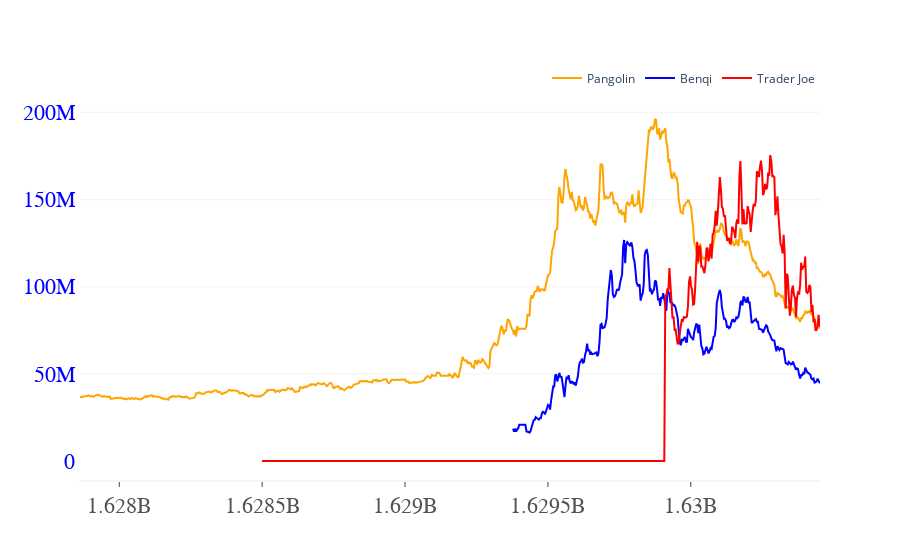

Notebook source saved alongside this figure:
### Code cell
import plotly.graph_objects as go
from plotly.subplots import make_subplots

fig = go.Figure()

fig.add_trace(go.Scatter(x=mc_dates, y=mc_values,
                    mode='lines',
                    name='Pangolin',
                    line_color='orange'))
fig.add_trace(go.Scatter(x=mc_dates2, y=mc_values2,
                    mode='lines',
                    name='Benqi',
                    line_color='blue'))
fig.add_trace(go.Scatter(x=mc_dates3, y=mc_values3,
                    mode='lines',
                    name='Trader Joe',
                    line_color='red'))


#eth_price = '$' + str(int(float((eth_price.json()[-1]['v']))))
'''
fig.add_trace(go.Scatter(x=tvl_dates, y=tvl_values,
                    mode='lines',
                    name='total value locked',
                    line_color='orange'))


fig.add_trace(go.Scatter(x=gn_date, y=gn_value,
                    mode='lines',
                    name='Ethereum Price'),secondary_y=True)
'''
fig.update_layout(
    xaxis=dict(
        showline=True,
        showgrid=False,
        showticklabels=True,
        linewidth=2,
        zeroline=True,
        linecolor='#F4F4F4',
        ticks='outside',
        tickfont=dict(
            family='Arial',
            size=22,
            color='rgb(82, 82, 82)',
        ),
    ),
    yaxis=dict(
        showgrid=True,
        zeroline=True,
        showline=True,
        showticklabels=True,
        gridcolor='#F4F4F4',
        tickfont=dict(
            family='Arial',
            size=22,
            color='blue',
        ),
    ),
    yaxis2=dict(
        showgrid=True,
        zeroline=True,
        showline=True,
        showticklabels=True,
        gridcolor='#F4F4F4',
        tickfont=dict(
            family='Arial',
            size=22,
            color='blue',
        ),
    ),
    legend=dict(
        orientation="h",
        yanchor="bottom",
        y=1.02,
        xanchor="right",
        x=1
    ),
    autosize=True,

    plot_bgcolor='white'
)

'''
fig.add_layout_image(
    dict(
        source="https://images.plot.ly/language-icons/api-home/python-logo.png",
        xref="x",
        yref="y",
        x=0,
        y=3,
        sizex=2,
        sizey=2,
        sizing="stretch",
        opacity=0.5,
        layer="below")
)
'''
fig.show()

### Figure 1 — Plotly figure (JSON) as saved in the notebook; plotly's stock layout.template omitted (floating-point values rounded to 4 significant figures; data arrays with more than 128 entries replaced by an {"elided": "..."} marker saying what was removed)
{"data": [{"line": {"color": "orange"}, "mode": "lines", "name": "Pangolin", "type": "scatter", "x": {"elided": "722 int values"}, "y": {"elided": "722 float values"}}, {"line": {"color": "blue"}, "mode": "lines", "name": "Benqi", "type": "scatter", "x": {"elided": "300 int values"}, "y": {"elided": "300 float values"}}, {"line": {"color": "red"}, "mode": "lines", "name": "Trader Joe", "type": "scatter", "x": {"elided": "544 int values"}, "y": {"elided": "544 float values"}}], "layout": {"autosize": true, "legend": {"orientation": "h", "x": 1, "xanchor": "right", "y": 1.02, "yanchor": "bottom"}, "plot_bgcolor": "white", "xaxis": {"linecolor": "#F4F4F4", "linewidth": 2, "showgrid": false, "showline": true, "showticklabels": true, "tickfont": {"color": "rgb(82, 82, 82)", "family": "Arial", "size": 22}, "ticks": "outside", "zeroline": true}, "yaxis": {"gridcolor": "#F4F4F4", "showgrid": true, "showline": true, "showticklabels": true, "tickfont": {"color": "blue", "family": "Arial", "size": 22}, "zeroline": true}, "yaxis2": {"gridcolor": "#F4F4F4", "showgrid": true, "showline": true, "showticklabels": true, "tickfont": {"color": "blue", "family": "Arial", "size": 22}, "zeroline": true}}}
